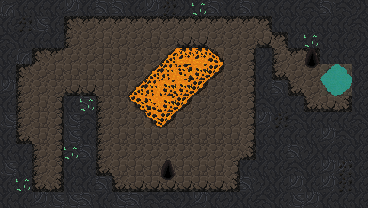

Rendered tile map (Tiled .tmx) drawn with the repository's tilesets; below, a short description and the full map source, tile grids included:
An orthogonal 23x13 tile map with 16x16 px tiles, 2 tile layers (Tile Layer 1, Tile Layer 2), 3 tilesets and 5 objects (player_spawn, pickaxe, rock, level_exit, slime_monster).

<map version="1.10" tiledversion="1.10.2" orientation="orthogonal" renderorder="right-down" width="23" height="13" tilewidth="16" tileheight="16" infinite="0" nextlayerid="6" nextobjectid="19">
 <tileset firstgid="1" source="Dungeon_Tileset_v2.tsx" />
 <tileset firstgid="101" source="cave_crawler.tsx" />
 <tileset firstgid="326" source="cave_crawler_v2.tsx" />
 <layer id="1" name="Tile Layer 1" width="23" height="13">
  <data encoding="csv">
1610613157,420,420,420,2684354981,420,421,421,420,2684354981,3221225892,3221225892,420,421,420,421,420,420,420,2684354980,3221225892,2684354980,3221225892,
420,2684354980,3221225893,420,407,404,387,386,386,386,386,386,386,386,386,386,386,420,420,420,420,420,2684354980,
2684354980,420,420,420,402,161,387,161,161,162,161,161,161,386,386,386,386,386,420,420,420,420,3221225892,
420,1610613157,407,404,161,161,162,162,161,161,373,373,373,373,386,386,420,386,386,2684354967,420,420,420,
420,407,161,162,162,162,162,161,161,371,371,371,371,373,386,386,420,386,386,386,392,392,420,
2684354981,402,161,161,403,403,162,162,371,371,371,371,371,386,386,386,420,420,386,386,392,392,420,
420,402,162,401,420,421,402,161,371,371,371,371,386,386,386,386,420,420,420,386,386,386,420,
3221225893,402,387,401,3221225893,2684354980,402,161,386,371,371,386,386,386,386,386,420,420,420,420,420,420,2684354980,
420,1610613143,387,401,3221225893,420,402,162,162,162,162,162,162,162,162,386,420,420,420,420,420,420,420,
420,420,402,401,2684354980,421,402,161,161,161,161,161,161,161,161,386,420,420,420,420,420,420,420,
3221225893,420,402,401,420,420,1610613143,162,162,162,162,162,162,162,162,420,420,420,420,420,2684354981,2684354981,420,
420,420,1610613143,3221225879,420,420,421,1610613143,403,403,403,403,403,403,403,420,420,420,420,420,2684354981,420,420,
420,420,2684354981,3221225893,3221225893,421,420,3221225893,421,2684354980,2684354980,3221225892,2684354981,420,3221225892,420,2684354980,420,3221225893,2684354981,420,420,420
</data>
 </layer>
 <layer id="5" name="Tile Layer 2" width="23" height="13">
  <data encoding="csv">
0,0,0,0,0,0,0,0,0,0,343,0,375,0,0,0,0,0,0,0,421,0,0,
0,343,0,0,0,0,404,404,404,404,404,404,404,404,404,404,2684354967,0,0,0,0,0,0,
0,0,0,0,0,0,387,0,0,0,0,403,403,0,0,0,403,2684354967,0,375,0,0,0,
0,0,0,0,0,0,0,0,0,0,416,1073742181,1073742181,417,0,401,3221225892,402,404,391,0,0,0,
0,0,0,0,0,0,0,0,0,416,326,328,358,432,0,401,0,1610613143,0,406,418,419,0,
0,0,0,0,0,0,0,0,416,326,358,358,432,0,0,401,0,421,1610613143,0,433,434,0,
0,0,0,0,0,375,0,0,431,356,358,432,0,0,0,401,2684354980,0,0,1610613143,403,3221225879,0,
0,0,0,0,0,0,0,0,0,431,432,0,0,0,0,401,2684354981,343,2684354980,0,0,0,0,
0,0,0,0,0,0,0,0,0,0,0,0,0,0,0,401,0,0,0,0,2684354981,2684354980,0,
0,0,0,0,375,0,0,0,0,0,0,0,0,0,0,3221225879,0,0,421,3221225892,0,0,0,
0,0,0,0,0,0,0,0,0,0,391,0,0,0,401,0,0,0,2684354980,0,0,343,0,
0,375,0,0,0,0,0,0,0,0,406,0,0,0,3221225879,421,3221225892,0,2684354981,0,0,343,0,
0,0,0,0,0,0,0,0,0,0,0,0,0,0,0,0,0,0,0,0,0,0,0
</data>
 </layer>
 <objectgroup id="4" name="Object Layer 1">
  <object id="13" name="player_spawn" x="169.07" y="168.337">
   <point />
  </object>
  <object id="15" name="pickaxe" x="47.7567" y="178.27">
   <point />
  </object>
  <object id="16" name="rock" x="273.195" y="45.2809">
   <point />
  </object>
  <object id="17" name="level_exit" x="312.8" y="58.3367">
   <point />
  </object>
  <object id="18" name="slime_monster" x="49.082" y="147.632">
   <point />
  </object>
 </objectgroup>
</map>
